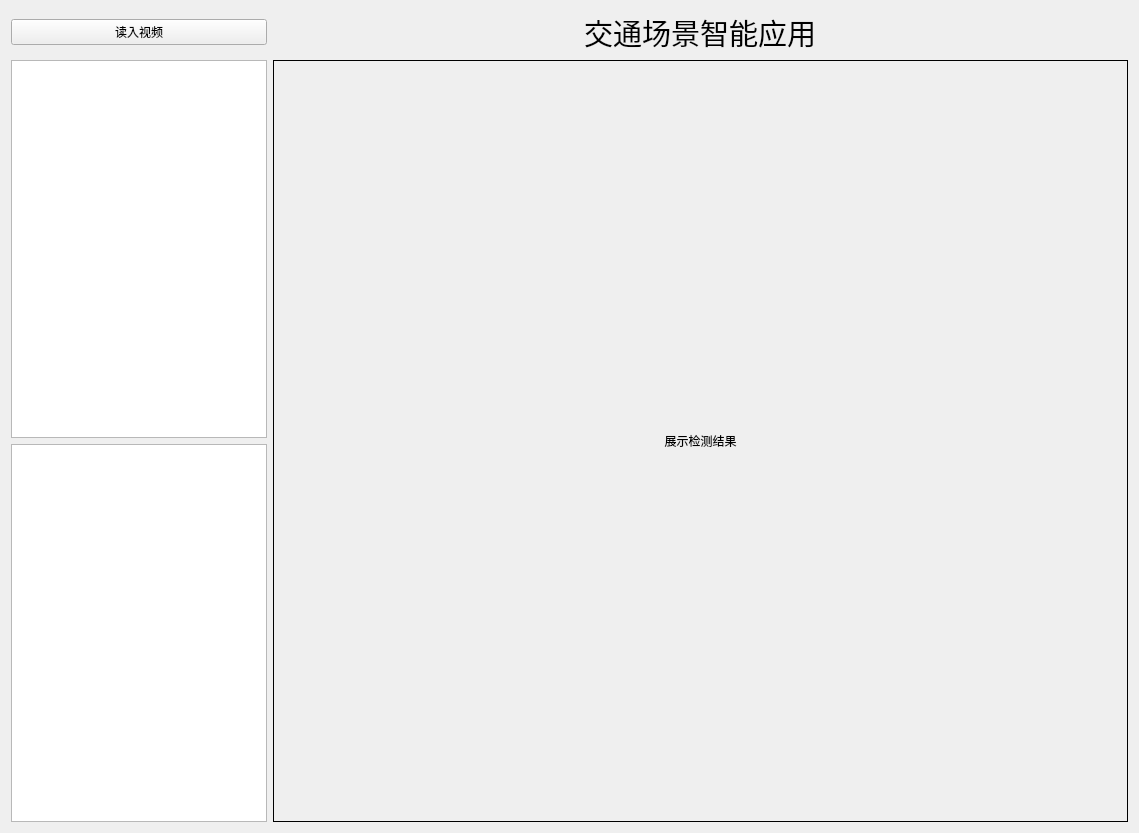
<?xml version="1.0" encoding="UTF-8"?>
<ui version="4.0">
 <class>Form</class>
 <widget class="QWidget" name="Form">
  <property name="geometry">
   <rect>
    <x>0</x>
    <y>0</y>
    <width>1139</width>
    <height>833</height>
   </rect>
  </property>
  <property name="sizePolicy">
   <sizepolicy hsizetype="Minimum" vsizetype="Minimum">
    <horstretch>0</horstretch>
    <verstretch>0</verstretch>
   </sizepolicy>
  </property>
  <property name="minimumSize">
   <size>
    <width>8</width>
    <height>8</height>
   </size>
  </property>
  <property name="windowTitle">
   <string>Form</string>
  </property>
  <layout class="QGridLayout" name="gridLayout">
   <item row="1" column="0">
    <widget class="QPushButton" name="read_video">
     <property name="minimumSize">
      <size>
       <width>8</width>
       <height>9</height>
      </size>
     </property>
     <property name="text">
      <string>读入视频</string>
     </property>
    </widget>
   </item>
   <item row="3" column="2" rowspan="4">
    <widget class="QLabel" name="show_video">
     <property name="sizePolicy">
      <sizepolicy hsizetype="Expanding" vsizetype="Expanding">
       <horstretch>4</horstretch>
       <verstretch>8</verstretch>
      </sizepolicy>
     </property>
     <property name="minimumSize">
      <size>
       <width>10</width>
       <height>10</height>
      </size>
     </property>
     <property name="font">
      <font>
       <weight>50</weight>
       <bold>false</bold>
      </font>
     </property>
     <property name="frameShape">
      <enum>QFrame::Box</enum>
     </property>
     <property name="text">
      <string>展示检测结果</string>
     </property>
     <property name="alignment">
      <set>Qt::AlignCenter</set>
     </property>
    </widget>
   </item>
   <item row="3" column="0" rowspan="2">
    <widget class="QTextBrowser" name="show_message">
     <property name="sizePolicy">
      <sizepolicy hsizetype="Fixed" vsizetype="Minimum">
       <horstretch>1</horstretch>
       <verstretch>0</verstretch>
      </sizepolicy>
     </property>
     <property name="lineWrapMode">
      <enum>QTextEdit::WidgetWidth</enum>
     </property>
    </widget>
   </item>
   <item row="1" column="2" alignment="Qt::AlignHCenter|Qt::AlignVCenter">
    <widget class="QLabel" name="label">
     <property name="sizePolicy">
      <sizepolicy hsizetype="Fixed" vsizetype="Fixed">
       <horstretch>0</horstretch>
       <verstretch>0</verstretch>
      </sizepolicy>
     </property>
     <property name="minimumSize">
      <size>
       <width>0</width>
       <height>0</height>
      </size>
     </property>
     <property name="font">
      <font>
       <family>Arial</family>
       <pointsize>22</pointsize>
      </font>
     </property>
     <property name="text">
      <string>交通场景智能应用</string>
     </property>
     <property name="textFormat">
      <enum>Qt::AutoText</enum>
     </property>
     <property name="alignment">
      <set>Qt::AlignCenter</set>
     </property>
    </widget>
   </item>
   <item row="5" column="0" rowspan="2">
    <widget class="QTextBrowser" name="show_message2">
     <property name="sizePolicy">
      <sizepolicy hsizetype="Fixed" vsizetype="Minimum">
       <horstretch>0</horstretch>
       <verstretch>0</verstretch>
      </sizepolicy>
     </property>
    </widget>
   </item>
  </layout>
 </widget>
 <resources/>
 <connections/>
</ui>
